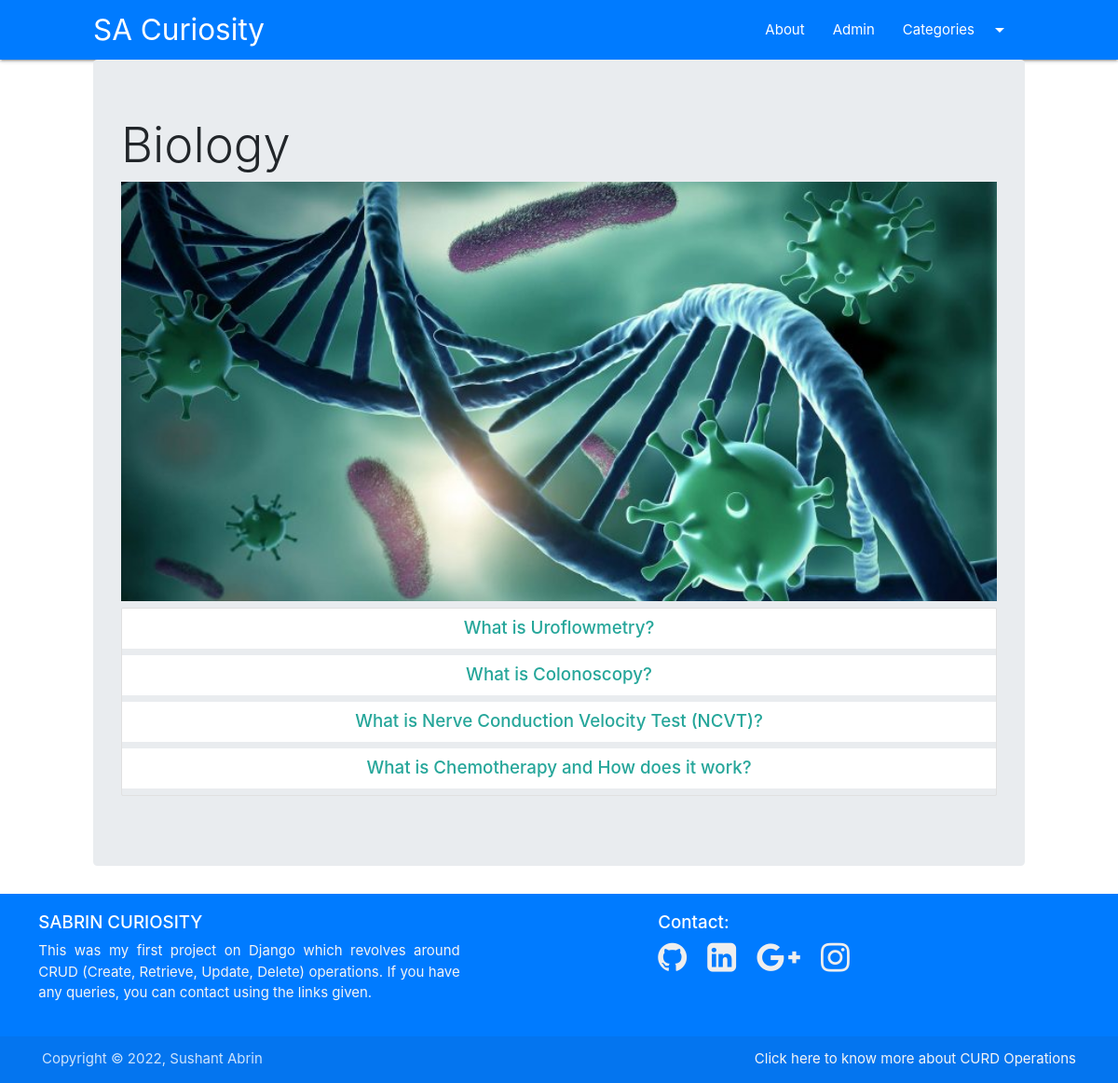
Page /category/biology on the committed database.
### curiosity/models.py (models this page shows, shortened)
class Category(models.Model):
    title = models.CharField(max_length=100)
    cat_id = models.AutoField(primary_key=True)
    description = models.TextField()
    url = models.CharField(max_length=100)
    image = models.ImageField(upload_to='category/')
    date_added = models.DateTimeField(auto_now_add=True,null=True)

class Post(models.Model):
    post_id = models.AutoField(primary_key = True)
    title = models.CharField(max_length=200)
    content = HTMLField()
    url=models.CharField(max_length=100)
    cat = models.ForeignKey(Category,on_delete=models.CASCADE)
    image = models.ImageField(upload_to='post/')
    date_added = models.DateTimeField(auto_now_add=True,null=True)

### curiosity/views.py (the view)
# urls.py: path('category/<slug:url>',category)
def category(request,url):
    cat = Category.objects.get(url=url)
    posts = Post.objects.filter(cat=cat)
    return render(request,"category.html",{'cat':cat, 'posts':posts})

### templates/category.html (shortened to what this page needs)
{%extends 'base.html'%}
{%block content%}
<div class="jumbotron">
  <h1 class="display-4">{{cat.title}}</h1>
  <center>
    <img src="/media/{{cat.image}}" class="responsive-img" style="max-height:450px;width:100%;object-fit:cover;" alt="">
    <div class="collection">
          {% for p in posts%}
           <h5><a href="/curiosity/{{p.url}}" class="collection-item">{{p.title}}</a></h5>
           {%empty%}
           <h5 style="color:grey;">No posts in this category</h5>
           {%endfor%}
    </div>
</div>
{%endblock%}

### rows in the picture
Category: title "Biology", image (picture)
Post: title "What is Uroflowmetry?"
Post: title "What is Colonoscopy?"
Post: title "What is Nerve Conduction Velocity Test (NCVT)?"
Post: title "What is Chemotherapy and How does it work?"
